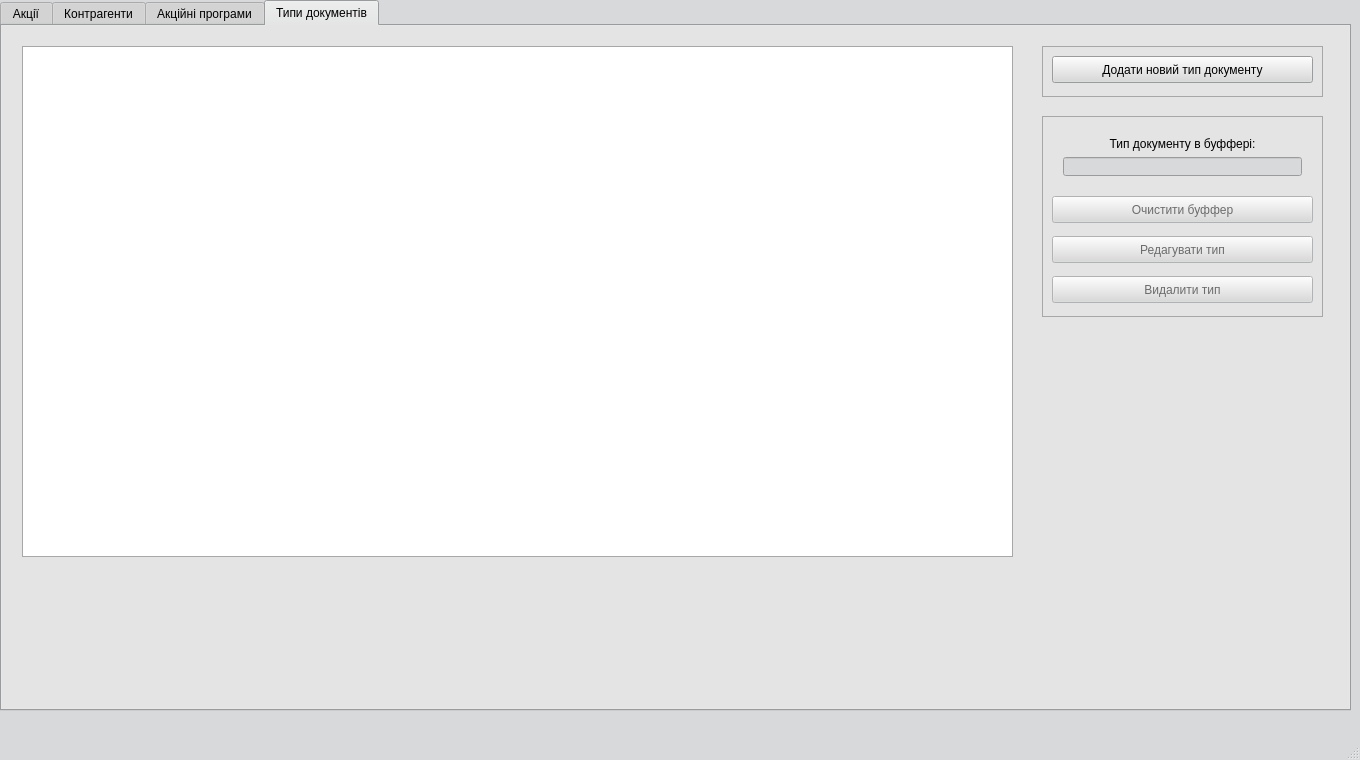
<?xml version="1.0" encoding="UTF-8"?>
<ui version="4.0">
 <class>Sale_department</class>
 <widget class="QMainWindow" name="Sale_department">
  <property name="enabled">
   <bool>true</bool>
  </property>
  <property name="geometry">
   <rect>
    <x>0</x>
    <y>0</y>
    <width>1360</width>
    <height>760</height>
   </rect>
  </property>
  <property name="sizePolicy">
   <sizepolicy hsizetype="MinimumExpanding" vsizetype="MinimumExpanding">
    <horstretch>0</horstretch>
    <verstretch>0</verstretch>
   </sizepolicy>
  </property>
  <property name="palette">
   <palette>
    <active>
     <colorrole role="WindowText">
      <brush brushstyle="SolidPattern">
       <color alpha="255">
        <red>0</red>
        <green>0</green>
        <blue>0</blue>
       </color>
      </brush>
     </colorrole>
     <colorrole role="Button">
      <brush brushstyle="SolidPattern">
       <color alpha="255">
        <red>216</red>
        <green>217</green>
        <blue>218</blue>
       </color>
      </brush>
     </colorrole>
     <colorrole role="Light">
      <brush brushstyle="SolidPattern">
       <color alpha="255">
        <red>255</red>
        <green>255</green>
        <blue>255</blue>
       </color>
      </brush>
     </colorrole>
     <colorrole role="Midlight">
      <brush brushstyle="SolidPattern">
       <color alpha="255">
        <red>235</red>
        <green>236</green>
        <blue>236</blue>
       </color>
      </brush>
     </colorrole>
     <colorrole role="Dark">
      <brush brushstyle="SolidPattern">
       <color alpha="255">
        <red>108</red>
        <green>108</green>
        <blue>109</blue>
       </color>
      </brush>
     </colorrole>
     <colorrole role="Mid">
      <brush brushstyle="SolidPattern">
       <color alpha="255">
        <red>144</red>
        <green>145</green>
        <blue>145</blue>
       </color>
      </brush>
     </colorrole>
     <colorrole role="Text">
      <brush brushstyle="SolidPattern">
       <color alpha="255">
        <red>0</red>
        <green>0</green>
        <blue>0</blue>
       </color>
      </brush>
     </colorrole>
     <colorrole role="BrightText">
      <brush brushstyle="SolidPattern">
       <color alpha="255">
        <red>255</red>
        <green>255</green>
        <blue>255</blue>
       </color>
      </brush>
     </colorrole>
     <colorrole role="ButtonText">
      <brush brushstyle="SolidPattern">
       <color alpha="255">
        <red>0</red>
        <green>0</green>
        <blue>0</blue>
       </color>
      </brush>
     </colorrole>
     <colorrole role="Base">
      <brush brushstyle="SolidPattern">
       <color alpha="255">
        <red>255</red>
        <green>255</green>
        <blue>255</blue>
       </color>
      </brush>
     </colorrole>
     <colorrole role="Window">
      <brush brushstyle="SolidPattern">
       <color alpha="255">
        <red>216</red>
        <green>217</green>
        <blue>218</blue>
       </color>
      </brush>
     </colorrole>
     <colorrole role="Shadow">
      <brush brushstyle="SolidPattern">
       <color alpha="255">
        <red>0</red>
        <green>0</green>
        <blue>0</blue>
       </color>
      </brush>
     </colorrole>
     <colorrole role="AlternateBase">
      <brush brushstyle="SolidPattern">
       <color alpha="255">
        <red>235</red>
        <green>236</green>
        <blue>236</blue>
       </color>
      </brush>
     </colorrole>
     <colorrole role="ToolTipBase">
      <brush brushstyle="SolidPattern">
       <color alpha="255">
        <red>255</red>
        <green>255</green>
        <blue>220</blue>
       </color>
      </brush>
     </colorrole>
     <colorrole role="ToolTipText">
      <brush brushstyle="SolidPattern">
       <color alpha="255">
        <red>0</red>
        <green>0</green>
        <blue>0</blue>
       </color>
      </brush>
     </colorrole>
    </active>
    <inactive>
     <colorrole role="WindowText">
      <brush brushstyle="SolidPattern">
       <color alpha="255">
        <red>0</red>
        <green>0</green>
        <blue>0</blue>
       </color>
      </brush>
     </colorrole>
     <colorrole role="Button">
      <brush brushstyle="SolidPattern">
       <color alpha="255">
        <red>216</red>
        <green>217</green>
        <blue>218</blue>
       </color>
      </brush>
     </colorrole>
     <colorrole role="Light">
      <brush brushstyle="SolidPattern">
       <color alpha="255">
        <red>255</red>
        <green>255</green>
        <blue>255</blue>
       </color>
      </brush>
     </colorrole>
     <colorrole role="Midlight">
      <brush brushstyle="SolidPattern">
       <color alpha="255">
        <red>235</red>
        <green>236</green>
        <blue>236</blue>
       </color>
      </brush>
     </colorrole>
     <colorrole role="Dark">
      <brush brushstyle="SolidPattern">
       <color alpha="255">
        <red>108</red>
        <green>108</green>
        <blue>109</blue>
       </color>
      </brush>
     </colorrole>
     <colorrole role="Mid">
      <brush brushstyle="SolidPattern">
       <color alpha="255">
        <red>144</red>
        <green>145</green>
        <blue>145</blue>
       </color>
      </brush>
     </colorrole>
     <colorrole role="Text">
      <brush brushstyle="SolidPattern">
       <color alpha="255">
        <red>0</red>
        <green>0</green>
        <blue>0</blue>
       </color>
      </brush>
     </colorrole>
     <colorrole role="BrightText">
      <brush brushstyle="SolidPattern">
       <color alpha="255">
        <red>255</red>
        <green>255</green>
        <blue>255</blue>
       </color>
      </brush>
     </colorrole>
     <colorrole role="ButtonText">
      <brush brushstyle="SolidPattern">
       <color alpha="255">
        <red>0</red>
        <green>0</green>
        <blue>0</blue>
       </color>
      </brush>
     </colorrole>
     <colorrole role="Base">
      <brush brushstyle="SolidPattern">
       <color alpha="255">
        <red>255</red>
        <green>255</green>
        <blue>255</blue>
       </color>
      </brush>
     </colorrole>
     <colorrole role="Window">
      <brush brushstyle="SolidPattern">
       <color alpha="255">
        <red>216</red>
        <green>217</green>
        <blue>218</blue>
       </color>
      </brush>
     </colorrole>
     <colorrole role="Shadow">
      <brush brushstyle="SolidPattern">
       <color alpha="255">
        <red>0</red>
        <green>0</green>
        <blue>0</blue>
       </color>
      </brush>
     </colorrole>
     <colorrole role="AlternateBase">
      <brush brushstyle="SolidPattern">
       <color alpha="255">
        <red>235</red>
        <green>236</green>
        <blue>236</blue>
       </color>
      </brush>
     </colorrole>
     <colorrole role="ToolTipBase">
      <brush brushstyle="SolidPattern">
       <color alpha="255">
        <red>255</red>
        <green>255</green>
        <blue>220</blue>
       </color>
      </brush>
     </colorrole>
     <colorrole role="ToolTipText">
      <brush brushstyle="SolidPattern">
       <color alpha="255">
        <red>0</red>
        <green>0</green>
        <blue>0</blue>
       </color>
      </brush>
     </colorrole>
    </inactive>
    <disabled>
     <colorrole role="WindowText">
      <brush brushstyle="SolidPattern">
       <color alpha="255">
        <red>108</red>
        <green>108</green>
        <blue>109</blue>
       </color>
      </brush>
     </colorrole>
     <colorrole role="Button">
      <brush brushstyle="SolidPattern">
       <color alpha="255">
        <red>216</red>
        <green>217</green>
        <blue>218</blue>
       </color>
      </brush>
     </colorrole>
     <colorrole role="Light">
      <brush brushstyle="SolidPattern">
       <color alpha="255">
        <red>255</red>
        <green>255</green>
        <blue>255</blue>
       </color>
      </brush>
     </colorrole>
     <colorrole role="Midlight">
      <brush brushstyle="SolidPattern">
       <color alpha="255">
        <red>235</red>
        <green>236</green>
        <blue>236</blue>
       </color>
      </brush>
     </colorrole>
     <colorrole role="Dark">
      <brush brushstyle="SolidPattern">
       <color alpha="255">
        <red>108</red>
        <green>108</green>
        <blue>109</blue>
       </color>
      </brush>
     </colorrole>
     <colorrole role="Mid">
      <brush brushstyle="SolidPattern">
       <color alpha="255">
        <red>144</red>
        <green>145</green>
        <blue>145</blue>
       </color>
      </brush>
     </colorrole>
     <colorrole role="Text">
      <brush brushstyle="SolidPattern">
       <color alpha="255">
        <red>108</red>
        <green>108</green>
        <blue>109</blue>
       </color>
      </brush>
     </colorrole>
     <colorrole role="BrightText">
      <brush brushstyle="SolidPattern">
       <color alpha="255">
        <red>255</red>
        <green>255</green>
        <blue>255</blue>
       </color>
      </brush>
     </colorrole>
     <colorrole role="ButtonText">
      <brush brushstyle="SolidPattern">
       <color alpha="255">
        <red>108</red>
        <green>108</green>
        <blue>109</blue>
       </color>
      </brush>
     </colorrole>
     <colorrole role="Base">
      <brush brushstyle="SolidPattern">
       <color alpha="255">
        <red>216</red>
        <green>217</green>
        <blue>218</blue>
       </color>
      </brush>
     </colorrole>
     <colorrole role="Window">
      <brush brushstyle="SolidPattern">
       <color alpha="255">
        <red>216</red>
        <green>217</green>
        <blue>218</blue>
       </color>
      </brush>
     </colorrole>
     <colorrole role="Shadow">
      <brush brushstyle="SolidPattern">
       <color alpha="255">
        <red>0</red>
        <green>0</green>
        <blue>0</blue>
       </color>
      </brush>
     </colorrole>
     <colorrole role="AlternateBase">
      <brush brushstyle="SolidPattern">
       <color alpha="255">
        <red>216</red>
        <green>217</green>
        <blue>218</blue>
       </color>
      </brush>
     </colorrole>
     <colorrole role="ToolTipBase">
      <brush brushstyle="SolidPattern">
       <color alpha="255">
        <red>255</red>
        <green>255</green>
        <blue>220</blue>
       </color>
      </brush>
     </colorrole>
     <colorrole role="ToolTipText">
      <brush brushstyle="SolidPattern">
       <color alpha="255">
        <red>0</red>
        <green>0</green>
        <blue>0</blue>
       </color>
      </brush>
     </colorrole>
    </disabled>
   </palette>
  </property>
  <property name="windowTitle">
   <string>Супермаркет</string>
  </property>
  <widget class="QWidget" name="centralWidget">
   <property name="sizePolicy">
    <sizepolicy hsizetype="Expanding" vsizetype="Expanding">
     <horstretch>0</horstretch>
     <verstretch>0</verstretch>
    </sizepolicy>
   </property>
   <property name="mouseTracking">
    <bool>false</bool>
   </property>
   <property name="focusPolicy">
    <enum>Qt::NoFocus</enum>
   </property>
   <widget class="QTabWidget" name="tabWidget">
    <property name="geometry">
     <rect>
      <x>0</x>
      <y>0</y>
      <width>1351</width>
      <height>711</height>
     </rect>
    </property>
    <property name="sizePolicy">
     <sizepolicy hsizetype="Expanding" vsizetype="Expanding">
      <horstretch>0</horstretch>
      <verstretch>0</verstretch>
     </sizepolicy>
    </property>
    <property name="focusPolicy">
     <enum>Qt::NoFocus</enum>
    </property>
    <property name="toolTip">
     <string>&lt;html&gt;&lt;head/&gt;&lt;body&gt;&lt;p&gt;&lt;br/&gt;&lt;/p&gt;&lt;/body&gt;&lt;/html&gt;</string>
    </property>
    <property name="whatsThis">
     <string>&lt;html&gt;&lt;head/&gt;&lt;body&gt;&lt;p&gt;&lt;br/&gt;&lt;/p&gt;&lt;/body&gt;&lt;/html&gt;</string>
    </property>
    <property name="currentIndex">
     <number>3</number>
    </property>
    <widget class="QWidget" name="tab_actions">
     <property name="enabled">
      <bool>true</bool>
     </property>
     <property name="focusPolicy">
      <enum>Qt::NoFocus</enum>
     </property>
     <attribute name="title">
      <string>Акції</string>
     </attribute>
     <widget class="QTableView" name="tableView_actions">
      <property name="geometry">
       <rect>
        <x>20</x>
        <y>20</y>
        <width>991</width>
        <height>511</height>
       </rect>
      </property>
      <property name="focusPolicy">
       <enum>Qt::NoFocus</enum>
      </property>
     </widget>
     <widget class="QFrame" name="frame">
      <property name="geometry">
       <rect>
        <x>1040</x>
        <y>20</y>
        <width>281</width>
        <height>51</height>
       </rect>
      </property>
      <property name="frameShape">
       <enum>QFrame::StyledPanel</enum>
      </property>
      <property name="frameShadow">
       <enum>QFrame::Raised</enum>
      </property>
      <widget class="QPushButton" name="add_action_button">
       <property name="geometry">
        <rect>
         <x>10</x>
         <y>10</y>
         <width>261</width>
         <height>27</height>
        </rect>
       </property>
       <property name="text">
        <string>Додати акцію</string>
       </property>
      </widget>
     </widget>
     <widget class="QFrame" name="frame_5">
      <property name="geometry">
       <rect>
        <x>1040</x>
        <y>90</y>
        <width>281</width>
        <height>201</height>
       </rect>
      </property>
      <property name="frameShape">
       <enum>QFrame::StyledPanel</enum>
      </property>
      <property name="frameShadow">
       <enum>QFrame::Raised</enum>
      </property>
      <widget class="QPushButton" name="update_action">
       <property name="enabled">
        <bool>false</bool>
       </property>
       <property name="geometry">
        <rect>
         <x>10</x>
         <y>120</y>
         <width>261</width>
         <height>27</height>
        </rect>
       </property>
       <property name="text">
        <string>Редагувати акцію</string>
       </property>
      </widget>
      <widget class="QPushButton" name="delete_action">
       <property name="enabled">
        <bool>false</bool>
       </property>
       <property name="geometry">
        <rect>
         <x>10</x>
         <y>160</y>
         <width>261</width>
         <height>27</height>
        </rect>
       </property>
       <property name="text">
        <string>Видалити акцію</string>
       </property>
      </widget>
      <widget class="QWidget" name="verticalLayoutWidget">
       <property name="geometry">
        <rect>
         <x>10</x>
         <y>10</y>
         <width>261</width>
         <height>61</height>
        </rect>
       </property>
       <layout class="QVBoxLayout" name="verticalLayout">
        <item>
         <widget class="QLabel" name="label">
          <property name="text">
           <string>Акція в буффері:</string>
          </property>
          <property name="alignment">
           <set>Qt::AlignCenter</set>
          </property>
         </widget>
        </item>
        <item>
         <widget class="QLineEdit" name="action_buffer">
          <property name="enabled">
           <bool>false</bool>
          </property>
         </widget>
        </item>
       </layout>
      </widget>
      <widget class="QPushButton" name="clear_action_buffer">
       <property name="enabled">
        <bool>false</bool>
       </property>
       <property name="geometry">
        <rect>
         <x>10</x>
         <y>80</y>
         <width>261</width>
         <height>27</height>
        </rect>
       </property>
       <property name="text">
        <string>Очистити буффер</string>
       </property>
      </widget>
     </widget>
    </widget>
    <widget class="QWidget" name="tab_contractors">
     <attribute name="title">
      <string>Контрагенти</string>
     </attribute>
     <widget class="QTableView" name="tableView_contractors">
      <property name="geometry">
       <rect>
        <x>20</x>
        <y>20</y>
        <width>991</width>
        <height>511</height>
       </rect>
      </property>
      <attribute name="horizontalHeaderCascadingSectionResizes">
       <bool>true</bool>
      </attribute>
      <attribute name="verticalHeaderCascadingSectionResizes">
       <bool>true</bool>
      </attribute>
     </widget>
     <widget class="QFrame" name="frame_2">
      <property name="geometry">
       <rect>
        <x>1040</x>
        <y>20</y>
        <width>281</width>
        <height>51</height>
       </rect>
      </property>
      <property name="frameShape">
       <enum>QFrame::StyledPanel</enum>
      </property>
      <property name="frameShadow">
       <enum>QFrame::Raised</enum>
      </property>
      <widget class="QPushButton" name="add_contractor_button">
       <property name="geometry">
        <rect>
         <x>10</x>
         <y>10</y>
         <width>261</width>
         <height>27</height>
        </rect>
       </property>
       <property name="text">
        <string>Додати контрагента</string>
       </property>
      </widget>
     </widget>
     <widget class="QFrame" name="frame_6">
      <property name="geometry">
       <rect>
        <x>1040</x>
        <y>90</y>
        <width>281</width>
        <height>241</height>
       </rect>
      </property>
      <property name="frameShape">
       <enum>QFrame::StyledPanel</enum>
      </property>
      <property name="frameShadow">
       <enum>QFrame::Raised</enum>
      </property>
      <widget class="QWidget" name="verticalLayoutWidget_2">
       <property name="geometry">
        <rect>
         <x>10</x>
         <y>10</y>
         <width>261</width>
         <height>61</height>
        </rect>
       </property>
       <layout class="QVBoxLayout" name="verticalLayout_2">
        <item>
         <widget class="QLabel" name="label_2">
          <property name="text">
           <string>Контрагент у буффері:</string>
          </property>
          <property name="alignment">
           <set>Qt::AlignCenter</set>
          </property>
         </widget>
        </item>
        <item>
         <widget class="QLineEdit" name="contractor_buffer">
          <property name="enabled">
           <bool>false</bool>
          </property>
         </widget>
        </item>
       </layout>
      </widget>
      <widget class="QPushButton" name="update_contractor">
       <property name="enabled">
        <bool>false</bool>
       </property>
       <property name="geometry">
        <rect>
         <x>10</x>
         <y>120</y>
         <width>261</width>
         <height>27</height>
        </rect>
       </property>
       <property name="text">
        <string>Редагувати контрагента</string>
       </property>
      </widget>
      <widget class="QPushButton" name="delete_contr">
       <property name="enabled">
        <bool>false</bool>
       </property>
       <property name="geometry">
        <rect>
         <x>10</x>
         <y>200</y>
         <width>261</width>
         <height>27</height>
        </rect>
       </property>
       <property name="text">
        <string>Видалити контрагента</string>
       </property>
      </widget>
      <widget class="QPushButton" name="clear_contractor_buffer">
       <property name="enabled">
        <bool>false</bool>
       </property>
       <property name="geometry">
        <rect>
         <x>10</x>
         <y>80</y>
         <width>261</width>
         <height>27</height>
        </rect>
       </property>
       <property name="text">
        <string>Очистити буффер</string>
       </property>
      </widget>
      <widget class="QPushButton" name="card_info">
       <property name="enabled">
        <bool>false</bool>
       </property>
       <property name="geometry">
        <rect>
         <x>10</x>
         <y>160</y>
         <width>261</width>
         <height>27</height>
        </rect>
       </property>
       <property name="text">
        <string>Інформація про картку</string>
       </property>
      </widget>
     </widget>
    </widget>
    <widget class="QWidget" name="tab_programs">
     <attribute name="title">
      <string>Акційні програми</string>
     </attribute>
     <widget class="QTableView" name="tableView_programs">
      <property name="geometry">
       <rect>
        <x>20</x>
        <y>20</y>
        <width>991</width>
        <height>511</height>
       </rect>
      </property>
     </widget>
     <widget class="QFrame" name="frame_3">
      <property name="geometry">
       <rect>
        <x>1040</x>
        <y>20</y>
        <width>281</width>
        <height>51</height>
       </rect>
      </property>
      <property name="frameShape">
       <enum>QFrame::StyledPanel</enum>
      </property>
      <property name="frameShadow">
       <enum>QFrame::Raised</enum>
      </property>
      <widget class="QPushButton" name="add_program_button">
       <property name="geometry">
        <rect>
         <x>10</x>
         <y>10</y>
         <width>261</width>
         <height>27</height>
        </rect>
       </property>
       <property name="text">
        <string>Додати нову програму</string>
       </property>
      </widget>
     </widget>
     <widget class="QFrame" name="frame_7">
      <property name="geometry">
       <rect>
        <x>1040</x>
        <y>90</y>
        <width>281</width>
        <height>241</height>
       </rect>
      </property>
      <property name="frameShape">
       <enum>QFrame::StyledPanel</enum>
      </property>
      <property name="frameShadow">
       <enum>QFrame::Raised</enum>
      </property>
      <widget class="QWidget" name="verticalLayoutWidget_3">
       <property name="geometry">
        <rect>
         <x>10</x>
         <y>10</y>
         <width>261</width>
         <height>61</height>
        </rect>
       </property>
       <layout class="QVBoxLayout" name="verticalLayout_3">
        <item>
         <widget class="QLabel" name="label_3">
          <property name="text">
           <string>Програма в буффері</string>
          </property>
          <property name="alignment">
           <set>Qt::AlignCenter</set>
          </property>
         </widget>
        </item>
        <item>
         <widget class="QLineEdit" name="program_buffer">
          <property name="enabled">
           <bool>false</bool>
          </property>
         </widget>
        </item>
       </layout>
      </widget>
      <widget class="QPushButton" name="update_program_button">
       <property name="enabled">
        <bool>false</bool>
       </property>
       <property name="geometry">
        <rect>
         <x>10</x>
         <y>120</y>
         <width>261</width>
         <height>27</height>
        </rect>
       </property>
       <property name="text">
        <string>Редагувати основну інформацію</string>
       </property>
      </widget>
      <widget class="QPushButton" name="delete_program_button">
       <property name="enabled">
        <bool>false</bool>
       </property>
       <property name="geometry">
        <rect>
         <x>10</x>
         <y>200</y>
         <width>261</width>
         <height>27</height>
        </rect>
       </property>
       <property name="text">
        <string>Видалити програму</string>
       </property>
      </widget>
      <widget class="QPushButton" name="clear_program_buffer">
       <property name="enabled">
        <bool>false</bool>
       </property>
       <property name="geometry">
        <rect>
         <x>10</x>
         <y>80</y>
         <width>261</width>
         <height>27</height>
        </rect>
       </property>
       <property name="text">
        <string>Очистити буффер</string>
       </property>
      </widget>
      <widget class="QPushButton" name="action_on_program_info">
       <property name="enabled">
        <bool>false</bool>
       </property>
       <property name="geometry">
        <rect>
         <x>10</x>
         <y>160</y>
         <width>261</width>
         <height>27</height>
        </rect>
       </property>
       <property name="text">
        <string>Інформація про акції</string>
       </property>
      </widget>
     </widget>
    </widget>
    <widget class="QWidget" name="tab_doc_types">
     <attribute name="title">
      <string>Типи документів</string>
     </attribute>
     <widget class="QTableView" name="tableView_doc_types">
      <property name="geometry">
       <rect>
        <x>20</x>
        <y>20</y>
        <width>991</width>
        <height>511</height>
       </rect>
      </property>
     </widget>
     <widget class="QFrame" name="frame_4">
      <property name="geometry">
       <rect>
        <x>1040</x>
        <y>20</y>
        <width>281</width>
        <height>51</height>
       </rect>
      </property>
      <property name="frameShape">
       <enum>QFrame::StyledPanel</enum>
      </property>
      <property name="frameShadow">
       <enum>QFrame::Raised</enum>
      </property>
      <widget class="QPushButton" name="add_new_doc_type">
       <property name="geometry">
        <rect>
         <x>10</x>
         <y>10</y>
         <width>261</width>
         <height>27</height>
        </rect>
       </property>
       <property name="text">
        <string>Додати новий тип документу</string>
       </property>
      </widget>
     </widget>
     <widget class="QFrame" name="frame_8">
      <property name="geometry">
       <rect>
        <x>1040</x>
        <y>90</y>
        <width>281</width>
        <height>201</height>
       </rect>
      </property>
      <property name="frameShape">
       <enum>QFrame::StyledPanel</enum>
      </property>
      <property name="frameShadow">
       <enum>QFrame::Raised</enum>
      </property>
      <widget class="QWidget" name="verticalLayoutWidget_4">
       <property name="geometry">
        <rect>
         <x>10</x>
         <y>10</y>
         <width>261</width>
         <height>61</height>
        </rect>
       </property>
       <layout class="QVBoxLayout" name="verticalLayout_4">
        <item>
         <widget class="QLabel" name="label_4">
          <property name="text">
           <string>Тип документу в буффері:</string>
          </property>
          <property name="alignment">
           <set>Qt::AlignCenter</set>
          </property>
         </widget>
        </item>
        <item>
         <widget class="QLineEdit" name="doc_type_buffer">
          <property name="enabled">
           <bool>false</bool>
          </property>
         </widget>
        </item>
       </layout>
      </widget>
      <widget class="QPushButton" name="clear_doc_type_buffer">
       <property name="enabled">
        <bool>false</bool>
       </property>
       <property name="geometry">
        <rect>
         <x>10</x>
         <y>80</y>
         <width>261</width>
         <height>27</height>
        </rect>
       </property>
       <property name="text">
        <string>Очистити буффер</string>
       </property>
      </widget>
      <widget class="QPushButton" name="update_doc_type">
       <property name="enabled">
        <bool>false</bool>
       </property>
       <property name="geometry">
        <rect>
         <x>10</x>
         <y>120</y>
         <width>261</width>
         <height>27</height>
        </rect>
       </property>
       <property name="text">
        <string>Редагувати тип</string>
       </property>
      </widget>
      <widget class="QPushButton" name="delete_doc_type">
       <property name="enabled">
        <bool>false</bool>
       </property>
       <property name="geometry">
        <rect>
         <x>10</x>
         <y>160</y>
         <width>261</width>
         <height>27</height>
        </rect>
       </property>
       <property name="text">
        <string>Видалити тип</string>
       </property>
      </widget>
     </widget>
    </widget>
   </widget>
  </widget>
  <widget class="QMenuBar" name="menuBar">
   <property name="geometry">
    <rect>
     <x>0</x>
     <y>0</y>
     <width>1360</width>
     <height>25</height>
    </rect>
   </property>
  </widget>
  <widget class="QStatusBar" name="statusBar"/>
 </widget>
 <layoutdefault spacing="6" margin="11"/>
 <resources/>
 <connections/>
</ui>
